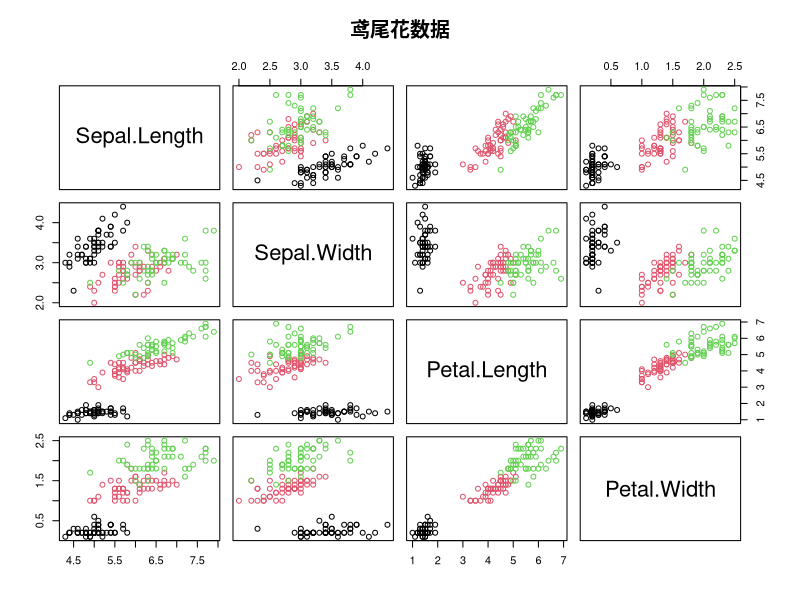

Write R code to recreate this figure.
## ---- chunk 1
knitr::opts_chunk$set(echo = FALSE, collapse = TRUE, fig.align = 'center',
                      fig.showtext = TRUE, out.width = '.7\\textwidth')
## ---- chunk 2
plot(iris[,-5], col = iris$Species, main = '鸢尾花数据')
## ---- chunk 3
sessionInfo()
